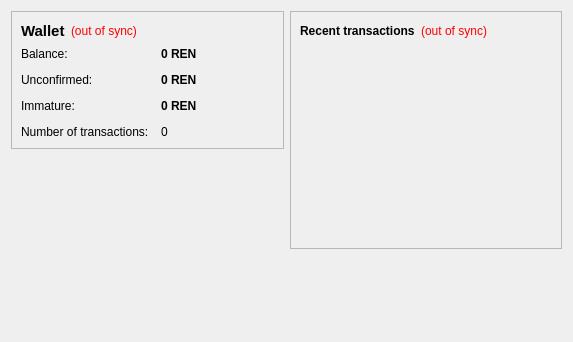
<?xml version="1.0" encoding="UTF-8"?>
<ui version="4.0">
 <class>OverviewPage</class>
 <widget class="QWidget" name="OverviewPage">
  <property name="geometry">
   <rect>
    <x>0</x>
    <y>0</y>
    <width>573</width>
    <height>342</height>
   </rect>
  </property>
  <property name="windowTitle">
   <string>Form</string>
  </property>
  <layout class="QHBoxLayout" name="horizontalLayout" stretch="1,1">
   <item>
    <layout class="QVBoxLayout" name="verticalLayout_2">
     <item>
      <widget class="QFrame" name="frame">
       <property name="frameShape">
        <enum>QFrame::StyledPanel</enum>
       </property>
       <property name="frameShadow">
        <enum>QFrame::Raised</enum>
       </property>
       <layout class="QVBoxLayout" name="verticalLayout_4">
        <item>
         <layout class="QHBoxLayout" name="horizontalLayout_4">
          <item>
           <widget class="QLabel" name="label_5">
            <property name="font">
             <font>
              <pointsize>11</pointsize>
              <weight>75</weight>
              <bold>true</bold>
             </font>
            </property>
            <property name="text">
             <string>Wallet</string>
            </property>
           </widget>
          </item>
          <item>
           <widget class="QLabel" name="labelWalletStatus">
            <property name="toolTip">
             <string>The displayed information may be out of date. Your wallet automatically synchronizes with the RenaCoin network after a connection is established, but this process has not completed yet.</string>
            </property>
            <property name="styleSheet">
             <string notr="true">QLabel { color: red; }</string>
            </property>
            <property name="text">
             <string notr="true">(out of sync)</string>
            </property>
            <property name="alignment">
             <set>Qt::AlignLeading|Qt::AlignLeft|Qt::AlignVCenter</set>
            </property>
           </widget>
          </item>
          <item>
           <spacer name="horizontalSpacer_2">
            <property name="orientation">
             <enum>Qt::Horizontal</enum>
            </property>
            <property name="sizeHint" stdset="0">
             <size>
              <width>40</width>
              <height>20</height>
             </size>
            </property>
           </spacer>
          </item>
         </layout>
        </item>
        <item>
         <layout class="QFormLayout" name="formLayout_2">
          <property name="fieldGrowthPolicy">
           <enum>QFormLayout::AllNonFixedFieldsGrow</enum>
          </property>
          <property name="horizontalSpacing">
           <number>12</number>
          </property>
          <property name="verticalSpacing">
           <number>12</number>
          </property>
          <item row="0" column="0">
           <widget class="QLabel" name="label">
            <property name="text">
             <string>Balance:</string>
            </property>
           </widget>
          </item>
          <item row="0" column="1">
           <widget class="QLabel" name="labelBalance">
            <property name="font">
             <font>
              <weight>75</weight>
              <bold>true</bold>
             </font>
            </property>
            <property name="cursor">
             <cursorShape>IBeamCursor</cursorShape>
            </property>
            <property name="toolTip">
             <string>Your current balance</string>
            </property>
            <property name="text">
             <string notr="true">0 REN</string>
            </property>
            <property name="textInteractionFlags">
             <set>Qt::LinksAccessibleByMouse|Qt::TextSelectableByKeyboard|Qt::TextSelectableByMouse</set>
            </property>
           </widget>
          </item>
          <item row="1" column="0">
           <widget class="QLabel" name="label_3">
            <property name="text">
             <string>Unconfirmed:</string>
            </property>
           </widget>
          </item>
          <item row="1" column="1">
           <widget class="QLabel" name="labelUnconfirmed">
            <property name="font">
             <font>
              <weight>75</weight>
              <bold>true</bold>
             </font>
            </property>
            <property name="cursor">
             <cursorShape>IBeamCursor</cursorShape>
            </property>
            <property name="toolTip">
             <string>Total of transactions that have yet to be confirmed, and do not yet count toward the current balance</string>
            </property>
            <property name="text">
             <string notr="true">0 REN</string>
            </property>
            <property name="textInteractionFlags">
             <set>Qt::LinksAccessibleByMouse|Qt::TextSelectableByKeyboard|Qt::TextSelectableByMouse</set>
            </property>
           </widget>
          </item>
          <item row="3" column="0">
           <widget class="QLabel" name="label_2">
            <property name="text">
             <string>Number of transactions:</string>
            </property>
           </widget>
          </item>
          <item row="3" column="1">
           <widget class="QLabel" name="labelNumTransactions">
            <property name="toolTip">
             <string>Total number of transactions in wallet</string>
            </property>
            <property name="text">
             <string notr="true">0</string>
            </property>
           </widget>
          </item>
          <item row="2" column="0">
           <widget class="QLabel" name="labelImmatureText">
            <property name="text">
             <string>Immature:</string>
            </property>
           </widget>
          </item>
          <item row="2" column="1">
           <widget class="QLabel" name="labelImmature">
            <property name="font">
             <font>
              <weight>75</weight>
              <bold>true</bold>
             </font>
            </property>
            <property name="toolTip">
             <string>Mined balance that has not yet matured</string>
            </property>
            <property name="text">
             <string notr="true">0 REN</string>
            </property>
            <property name="textInteractionFlags">
             <set>Qt::LinksAccessibleByMouse|Qt::TextSelectableByKeyboard|Qt::TextSelectableByMouse</set>
            </property>
           </widget>
          </item>
         </layout>
        </item>
       </layout>
      </widget>
     </item>
     <item>
      <spacer name="verticalSpacer">
       <property name="orientation">
        <enum>Qt::Vertical</enum>
       </property>
       <property name="sizeHint" stdset="0">
        <size>
         <width>20</width>
         <height>40</height>
        </size>
       </property>
      </spacer>
     </item>
    </layout>
   </item>
   <item>
    <layout class="QVBoxLayout" name="verticalLayout_3">
     <item>
      <widget class="QFrame" name="frame_2">
       <property name="frameShape">
        <enum>QFrame::StyledPanel</enum>
       </property>
       <property name="frameShadow">
        <enum>QFrame::Raised</enum>
       </property>
       <layout class="QVBoxLayout" name="verticalLayout">
        <item>
         <layout class="QHBoxLayout" name="horizontalLayout_2">
          <item>
           <widget class="QLabel" name="label_4">
            <property name="text">
             <string>&lt;b&gt;Recent transactions&lt;/b&gt;</string>
            </property>
           </widget>
          </item>
          <item>
           <widget class="QLabel" name="labelTransactionsStatus">
            <property name="toolTip">
             <string>The displayed information may be out of date. Your wallet automatically synchronizes with the RenaCoin network after a connection is established, but this process has not completed yet.</string>
            </property>
            <property name="styleSheet">
             <string notr="true">QLabel { color: red; }</string>
            </property>
            <property name="text">
             <string notr="true">(out of sync)</string>
            </property>
            <property name="alignment">
             <set>Qt::AlignRight|Qt::AlignTrailing|Qt::AlignVCenter</set>
            </property>
           </widget>
          </item>
          <item>
           <spacer name="horizontalSpacer">
            <property name="orientation">
             <enum>Qt::Horizontal</enum>
            </property>
            <property name="sizeHint" stdset="0">
             <size>
              <width>40</width>
              <height>20</height>
             </size>
            </property>
           </spacer>
          </item>
         </layout>
        </item>
        <item>
         <widget class="QListView" name="listTransactions">
          <property name="styleSheet">
           <string notr="true">QListView { background: transparent; }</string>
          </property>
          <property name="frameShape">
           <enum>QFrame::NoFrame</enum>
          </property>
          <property name="verticalScrollBarPolicy">
           <enum>Qt::ScrollBarAlwaysOff</enum>
          </property>
          <property name="horizontalScrollBarPolicy">
           <enum>Qt::ScrollBarAlwaysOff</enum>
          </property>
          <property name="selectionMode">
           <enum>QAbstractItemView::NoSelection</enum>
          </property>
         </widget>
        </item>
       </layout>
      </widget>
     </item>
     <item>
      <spacer name="verticalSpacer_2">
       <property name="orientation">
        <enum>Qt::Vertical</enum>
       </property>
       <property name="sizeHint" stdset="0">
        <size>
         <width>20</width>
         <height>40</height>
        </size>
       </property>
      </spacer>
     </item>
    </layout>
   </item>
  </layout>
 </widget>
 <resources/>
 <connections/>
</ui>
